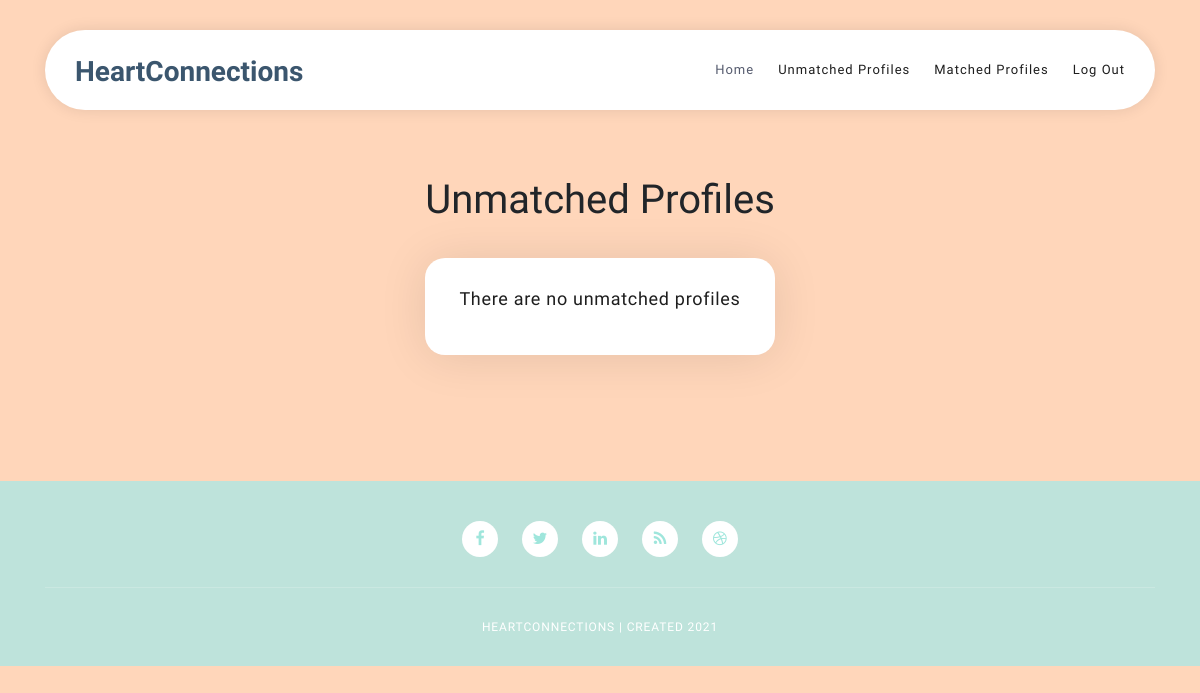
/HeartConnections/profile/unmatched/ (signed in), run on an earlier commit of the app's database.
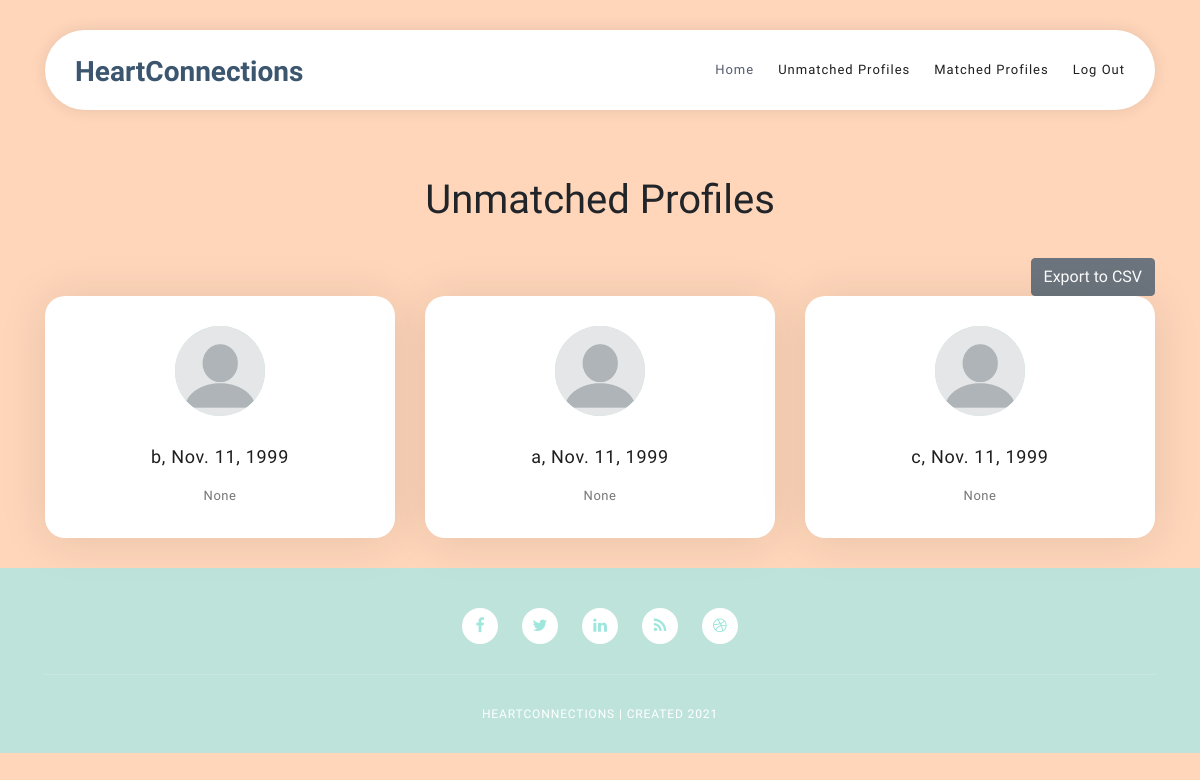
And on a later commit of the database.
### HeartConnections/models.py (models this page shows, shortened)
class Profile(models.Model):
    id = models.AutoField(primary_key=True)
    first_name = models.CharField(max_length=30)
    last_name = models.CharField(max_length=40)
    birthdate = models.DateField(default=datetime.date(1900, 1, 1), validators=[MinValueValidator(datetime.date(1900, 1, 1)), MaxValueValidator(datetime.date.today() - datetime.timedelta(days=6575))])
    gender = models.CharField(max_length=20)
    sexuality = models.CharField(max_length=25)
    country = models.CharField(max_length=40)
    state_region = models.CharField(max_length=20)
    city = models.CharField(max_length=30)
    occupation = models.CharField(max_length=25, blank=True, null=True)
    company = models.CharField(max_length=40, blank=True, null=True)
    education = models.CharField(max_length=50, blank=True, null=True)
    bio = models.CharField(max_length=1000, blank=True, null=True)
    religion = models.CharField(max_length=25, blank=True, null=True)
    hobbies = models.CharField(max_length=250, blank=True, null=True)
    dietary_preferences = models.CharField(max_length=100, blank=True, null=True)
    alcohol = models.BooleanField(blank=True, null=True)
    smoking = models.BooleanField(blank=True, null=True)
    email = models.EmailField(max_length=50)
    matched = models.BooleanField(default=False)
    matched_with = models.CharField(max_length=100, blank=True, null=True)
    notes = models.CharField(max_length=500, blank=True, null=True)
    profile_pic = models.ImageField(null=True, blank=True)
    def get_absolute_url(self):
        return reverse('profile_detailed_view', kwargs={'pk': self.pk})

### HeartConnections/views.py (the view)
# urls.py: path('profile/unmatched/', views.UnmatchedProfiles.as_view(), name='unmatched_profiles'),
class UnmatchedProfiles(LoginRequiredMixin, generic.ListView):
    model = Profile
    context_object_name = 'unmatched_list'
    queryset = Profile.objects.filter(matched=False)
    template_name = 'unmatched_profiles.html'

### HeartConnections/templates/unmatched_profiles.html (shortened to what this page needs)
{% extends "admin_base_generic.html" %}
{% block content %}
<head>
    {% load static %}
</head>
<div class="baseframe"><h1>Unmatched Profiles</h1></div><br><br>
{% if unmatched_list %}
<section class="section home-feature">
    <div class="container">
        <div class="row">
            <div class="col-lg-12">
                <div class="row">
                    <div class="col-xl-12 col-lg-12 col-md-12 col-sm-12 col-12">
                        <div class="text-right">
                            <button id="export" name="export" type="button" class="btn btn-secondary" onclick="location.href='{% url 'export' %}'">Export to CSV</button>
                        </div>
                    </div>
                    {% for profile in unmatched_list %}
                    <div class="col-lg-4 col-md-6 col-sm-6 col-12" data-scroll-reveal="enter bottom move 50px over 0.6s after 0.2s">
                        <a href="{{ profile.get_absolute_url }}"><div class="features-small-item">
                            <div class="icon">
                                <i><span class="d-none d-lg-block"><img class="img-fluid img-profile rounded-circle mx-auto mb-2" src="{{profile.profile_pic.url}}" alt="" /></span></i>
                            </div>
                            <h5 class="features-title">{{ profile.first_name }}, {{ profile.birthdate }}</h5>
                            <p>{{ profile.bio }}</p>
                        </div></a>
                    </div>
                    {% endfor %}
                </div>
            </div>
        </div>
    </div>
</section>
{% else %}
<section class="section home-feature">
    <div class="container">
        <div class="row">
            <div class="col-lg-12">
                <div class="row">
                    <div class="col-lg-4 col-md-6 col-sm-6 col-12" style="margin: 0 auto" data-scroll-reveal="enter bottom move 50px over 0.6s after 0.2s">
                        <div class="features-small-item">
                            <h5 class="features-title">There are no unmatched profiles</h5>
                        </div>
                    </div>
                </div>
            </div>
        </div>
    </div>
</section>
{% endif %}
{% endblock %}

What changed in the data, as far as the page shows it:
now on this page (row edited): Profile: profile_pic (placeholder picture), first_name "b", birthdate "Nov. 11, 1999", bio "None"
now on this page (row edited): Profile: profile_pic (placeholder picture), first_name "a", birthdate "Nov. 11, 1999", bio "None"
now on this page (row edited): Profile: profile_pic (placeholder picture), first_name "c", birthdate "Nov. 11, 1999", bio "None"
Also different on the page:
text no longer shown: "There are no unmatched profiles"
text now shown: "Export to CSV"
